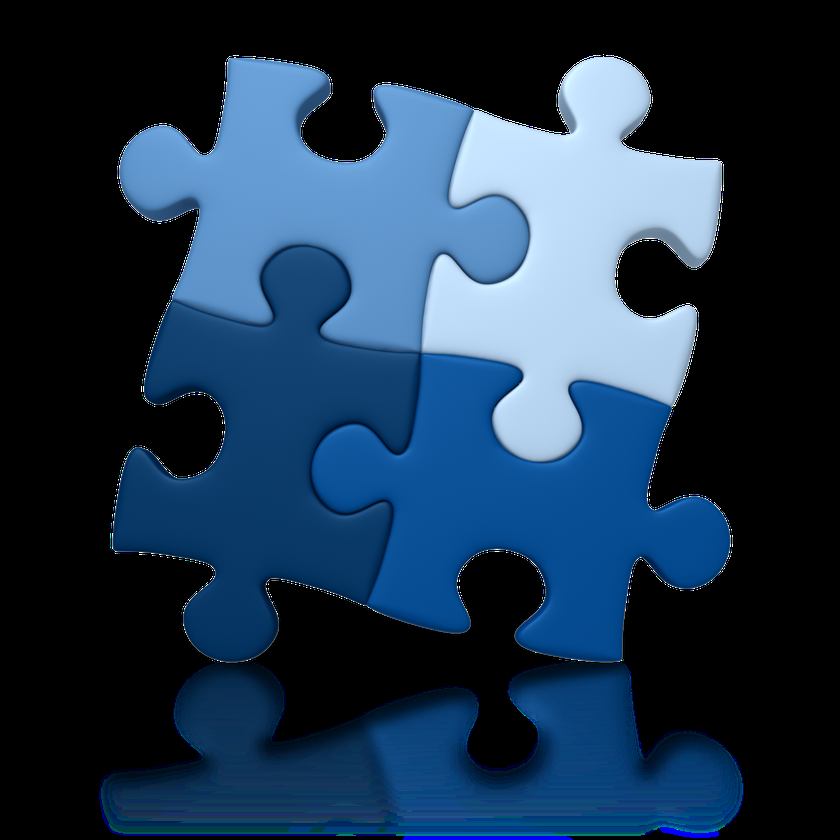
#> input picture src/lessons/arif/images/blue.png, 840 x 840 px, shrunk from 1600 x 1600 before the run
$ python reader.py
#> lines starting #> are read from the running program, lines starting #| are printed output that depends on the picture
# Python program to explain cv2.imread() method

# importing cv2
import cv2

# path
path = 'blue.png'

# Using cv2.imread() method
# Using 0 to read image in grayscale mode
img = cv2.imread(path, 0)
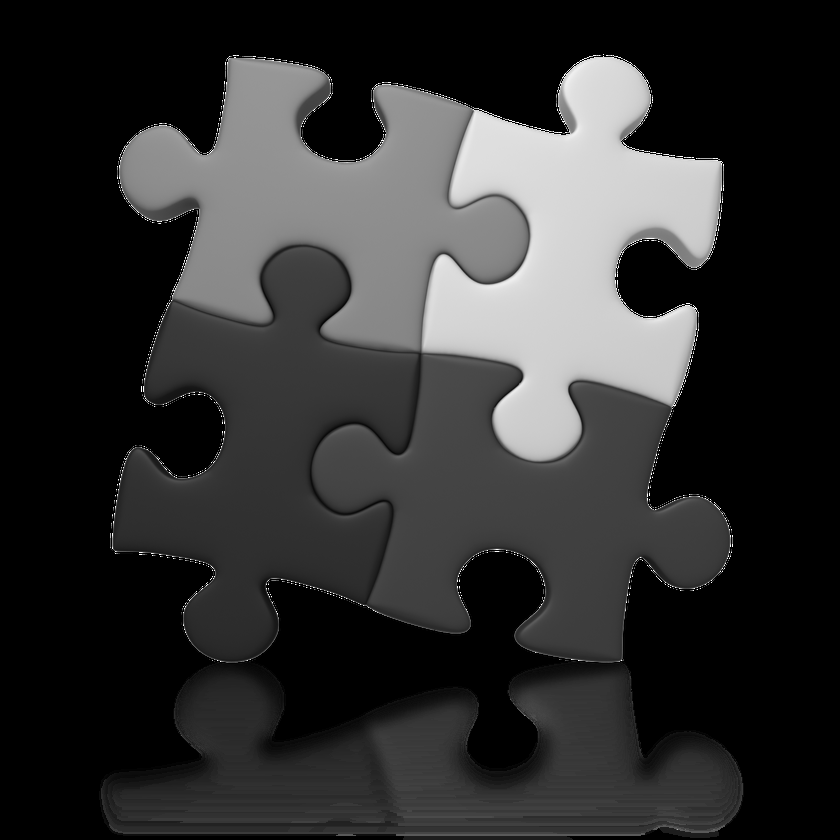
#> img: shape (840, 840); min 0, max 255, mean 48.1

# Displaying the image
cv2.imshow('image', img)
